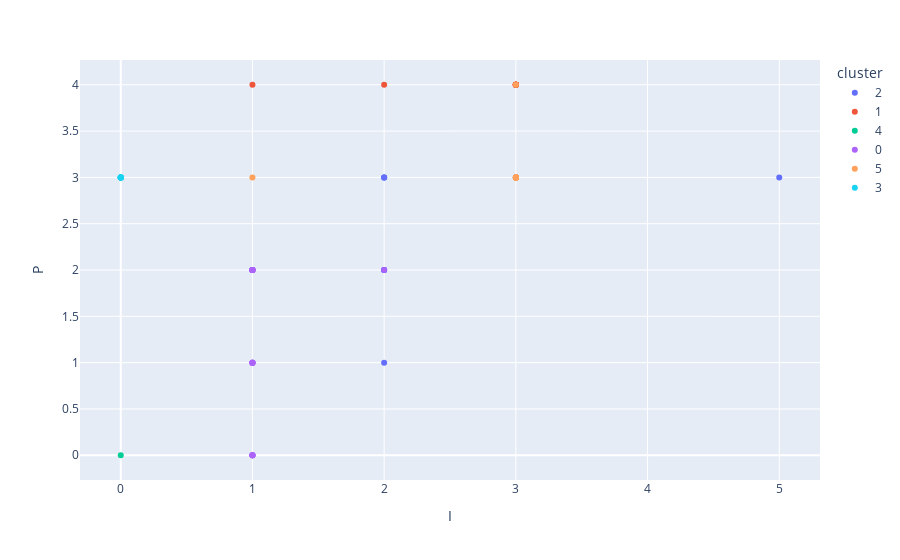

The cell this chart's notebook holds for it:
### Markdown cell above
Create the I vs P scatterplot, but remove `ols`.

### Code cell
px.scatter(dataframe,x = "I",y = "P",color = "cluster")

#<xml xmlns="https://developers.google.com/blockly/xml"><variables><variable id="o]8d]RxO,Gcx(.ogOS#{">px</variable><variable id="w0MtU$GK$_0i(vCQ@}s{">dataframe</variable></variables><block type="varDoMethod" id="Dn5fvKUj5b*)^9)1eTd8" x="-72" y="81"><mutation items="4"></mutation><field name="VAR" id="o]8d]RxO,Gcx(.ogOS#{">px</field><field name="MEMBER">scatter</field><data>px:scatter</data><value name="ADD0"><block type="variables_get" id="j7;K-#L?vCt~imZ?=Oax"><field name="VAR" id="w0MtU$GK$_0i(vCQ@}s{">dataframe</field></block></value><value name="ADD1"><block type="dummyOutputCodeBlock" id="Od4~8dz?HlhMIYS8s~gV"><field name="CODE">x = "I"</field></block></value><value name="ADD2"><block type="dummyOutputCodeBlock" id="pwXKi)V{FZ:PE[jU!H,r"><field name="CODE">y = "P"</field></block></value><value name="ADD3"><block type="dummyOutputCodeBlock" id="-O+U-Gyb3EVUUL/h0pO?"><field name="CODE">color = "cluster"</field></block></value></block></xml>

### Figure 1 — Plotly figure (JSON) as saved in the notebook; plotly's stock layout.template omitted (floating-point values rounded to 4 significant figures)
{"data": [{"hovertemplate": "cluster=2<br>I=%{x}<br>P=%{y}<extra></extra>", "legendgroup": "2", "marker": {"color": "#636efa", "symbol": "circle"}, "mode": "markers", "name": "2", "orientation": "v", "showlegend": true, "type": "scatter", "x": [5, 3, 2, 2, 2, 2, 1, 1, 2, 2, 2], "xaxis": "x", "y": [3, 3, 3, 2, 2, 1, 2, 2, 2, 3, 3], "yaxis": "y"}, {"hovertemplate": "cluster=1<br>I=%{x}<br>P=%{y}<extra></extra>", "legendgroup": "1", "marker": {"color": "#EF553B", "symbol": "circle"}, "mode": "markers", "name": "1", "orientation": "v", "showlegend": true, "type": "scatter", "x": [3, 3, 1, 3, 3, 3, 3, 3, 3, 3, 3, 3, 3, 2], "xaxis": "x", "y": [4, 4, 4, 4, 4, 4, 4, 4, 4, 4, 4, 4, 4, 4], "yaxis": "y"}, {"hovertemplate": "cluster=4<br>I=%{x}<br>P=%{y}<extra></extra>", "legendgroup": "4", "marker": {"color": "#00cc96", "symbol": "circle"}, "mode": "markers", "name": "4", "orientation": "v", "showlegend": true, "type": "scatter", "x": [0], "xaxis": "x", "y": [0], "yaxis": "y"}, {"hovertemplate": "cluster=0<br>I=%{x}<br>P=%{y}<extra></extra>", "legendgroup": "0", "marker": {"color": "#ab63fa", "symbol": "circle"}, "mode": "markers", "name": "0", "orientation": "v", "showlegend": true, "type": "scatter", "x": [2, 1, 1, 1, 1, 1, 1, 1, 1, 1, 1, 1, 1, 1, 1, 1, 1, 1], "xaxis": "x", "y": [2, 2, 2, 2, 2, 2, 2, 1, 1, 1, 1, 0, 0, 0, 0, 0, 1, 1], "yaxis": "y"}, {"hovertemplate": "cluster=5<br>I=%{x}<br>P=%{y}<extra></extra>", "legendgroup": "5", "marker": {"color": "#FFA15A", "symbol": "circle"}, "mode": "markers", "name": "5", "orientation": "v", "showlegend": true, "type": "scatter", "x": [3, 3, 3, 3, 3, 3, 3, 3, 3, 3, 3, 1, 3], "xaxis": "x", "y": [3, 3, 3, 3, 3, 4, 3, 3, 3, 3, 3, 3, 3], "yaxis": "y"}, {"hovertemplate": "cluster=3<br>I=%{x}<br>P=%{y}<extra></extra>", "legendgroup": "3", "marker": {"color": "#19d3f3", "symbol": "circle"}, "mode": "markers", "name": "3", "orientation": "v", "showlegend": true, "type": "scatter", "x": [0, 0, 0, 0, 0, 0, 0, 0, 0], "xaxis": "x", "y": [3, 3, 3, 3, 3, 3, 3, 3, 3], "yaxis": "y"}], "layout": {"legend": {"title": {"text": "cluster"}, "tracegroupgap": 0}, "margin": {"t": 60}, "xaxis": {"anchor": "y", "domain": [0, 1], "title": {"text": "I"}}, "yaxis": {"anchor": "x", "domain": [0, 1], "title": {"text": "P"}}}}
